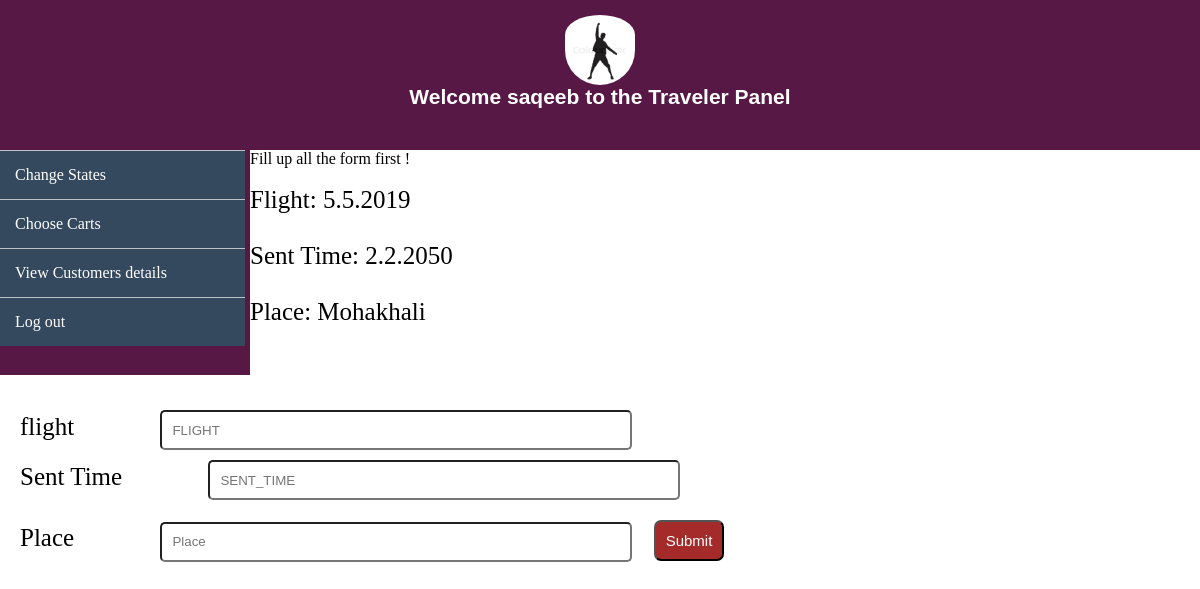
/anao2/travStates.php (signed in), run on the app's committed database.
### tables this page shows
CREATE TABLE `traveler_basic` (
  `trav_id` int(11) NOT NULL,
  `username` varchar(20) DEFAULT NULL,
  `email` varchar(30) DEFAULT NULL,
  `phone` varchar(20) DEFAULT NULL,
  `passport` varchar(20) DEFAULT NULL,
  `password` varchar(30) DEFAULT NULL
);

CREATE TABLE `traveler_advance` (
  `trav_id` int(11) DEFAULT NULL,
  `free` varchar(5) DEFAULT NULL,
  `flight` varchar(25) DEFAULT NULL,
  `sent_time` varchar(25) DEFAULT NULL,
  `place` varchar(20) DEFAULT NULL,
  `earn` decimal(12,5) DEFAULT NULL
);

### anao2/travStates.php (the view, shortened to what this page needs)
<?php
include("travelerProfile.php");
?>
<div class='state'>
<?php
	$sql = "SELECT * FROM traveler_advance where trav_id=$id";
   	$result=mysqli_query($conn,$sql);
	while($row=mysqli_fetch_assoc($result)){
		echo "Flight: ".$row['flight']."</br></br>";
		echo "Sent Time: ".$row["sent_time"]."</br></br>";
		echo "Place: ".$row['place']."</br></br></br>";
	}
?>
<form method='post' >
			   </br> <label>flight</label>
			   <input type='text' name='flight' id='flight' class='txtfield5' placeholder='FLIGHT' tabindex='1' autocomplete='off'>
			   </br><label>Sent Time</label>
               <input type='text' name='sent' id='amount' class='txtfield5' placeholder='SENT_TIME' tabindex='2' autocomplete='off'>
			   </br><label>Place</label>
			   <input type='text' name='place' id='price' class='txtfield5' placeholder='Place' tabindex='3' autocomplete='off'>
			 <input type='submit' name='submit' id='submitlogin' class='btn' tabindex='5'>
</form>
</div>
	</body>
</html>

### anao2/travelerProfile.php (shortened to what this page needs)
<?php
include ("connection.php");
if(!isset($_SESSION["email"])){
	$username="";
}
else{
	$username=$_SESSION["email"];
}
$sql = "SELECT * FROM traveler_basic where email='$username'";
   	$result=mysqli_query($conn,$sql);
	$row=mysqli_fetch_assoc($result);
    $name=$row['username'];
    $id=$row['trav_id'];
?>
<html>
<head>
<link href='css/adminFooter.css' rel='stylesheet' type='text/css'>
</head>
<body>
<div id='header'>
<center><img src='images/trav.png' id='adminLogo' ></br>Welcome <?php echo $name ?> to the Traveler Panel</center>
</div>
<div id='slider2'>
  <ul>
	     <li><a href='travStates.php'>Change States</a></li>
		 <li><a href='showCart.php'>Choose Carts</a></li>
	     <li><a href='customerDetail.php'>View Customers details</a></li>
	     <li><a href='logout.php'>Log out</a></li>
  </ul>
</div>
</body>
</html>

### anao2/css/adminFooter.css (style rules this page uses)
body { margin:0px; border:0px; }
#header { font-family: Verdana, Arial, Helvetica, sans-serif; font-size:21px; font-weight: bold; width:100%; height:150px; background:#581845; color:white; }
#slider2 { width:250px; height: 225px; background:#581845; float: left; }
#adminLogo { border-radius:50px; height:70px; width:70px; padding-top:15px; }
#slider2 ul { list-style:none; margin-top:0; padding-left:0px; }
#slider2 ul li { padding:15px; position:relative; width:215px; background-color:#34495E; border-top: 1px solid #BDC3C7; }
#slider2 ul li a { color: #fff; text-decoration: none; }
.btn { padding:10px; border-radius:7px; background-color:brown; color:#fff; font-size:15px; margin:10px 0px 0px 15px; }
.txtfield5 { border-radius:5px; height:40px; width:40%; padding:10px; margin-bottom:10px; margin-left:80px; float:bottom; }
.state { font-size:25px; padding-left:20px; }

### data on the page
traveler_basic: username "saqeeb"
traveler_advance: flight "5.5.2019", sent_time "2.2.2050", place "Mohakhali"
